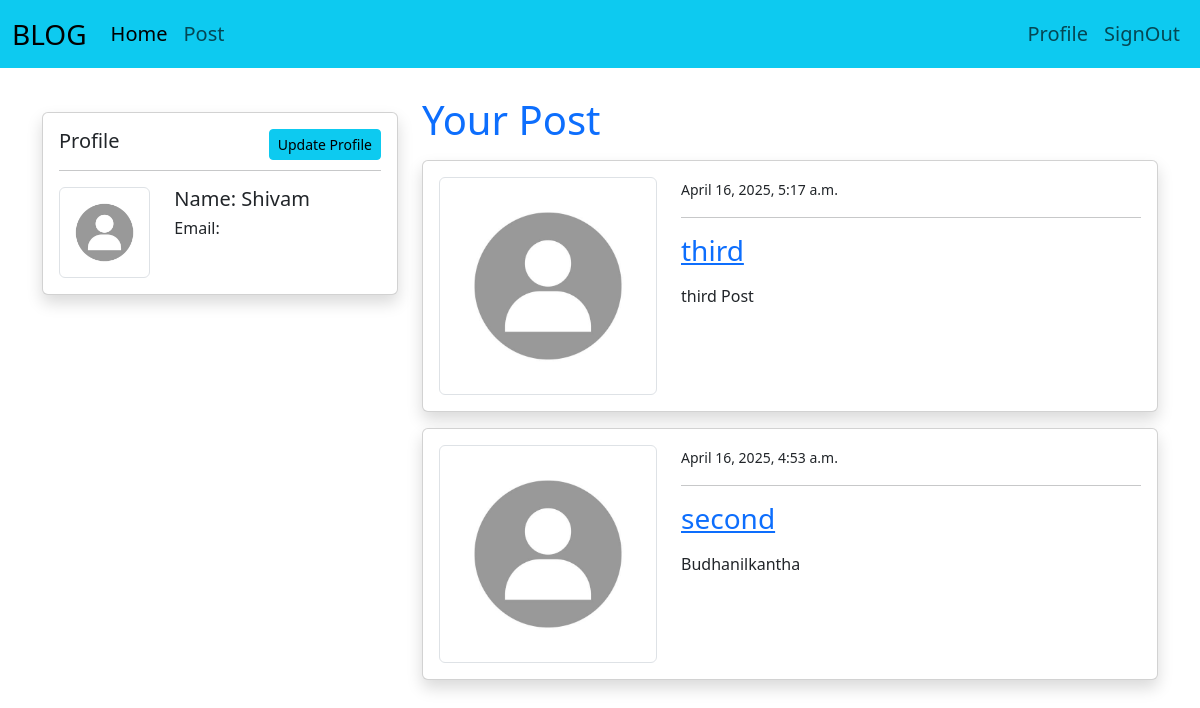
Page /profile/ (signed in) on the earlier database version.
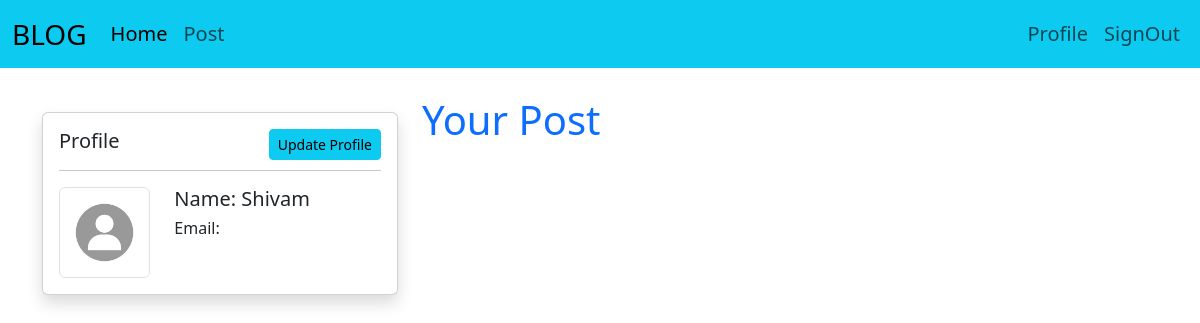
Same page on the later database version.
### blog/models.py (models this page shows, shortened)
class postModel(models.Model):
    title = models.CharField(max_length=50)
    content = models.TextField()
    category = models.ForeignKey(CategoryModel, on_delete=models.SET_NULL, null=True)
    author = models.ForeignKey(User, on_delete=models.CASCADE, null=True, blank=True)
    date = models.DateTimeField(auto_now_add=True)
    class Meta:
        ordering = ('-date',)

### blog/views.py (the view)
# urls.py: path('profile/', profile, name='profile'),
@login_required
def profile(request):
    profile, created = profileModel.objects.get_or_create(author=request.user)
    if request.method == 'POST':
        u_form = userUpdateForm(request.POST, instance=request.user)
        p_form = ProfileUpdateForm(request.POST, request.FILES, instance=profile)
        if u_form.is_valid() and p_form.is_valid():
            u_form.save()
            p_form.save()
            return redirect('profile')
    else:
        u_form = userUpdateForm(instance=request.user)
        p_form = ProfileUpdateForm(instance=profile)
    user_posts = postModel.objects.filter(author=request.user)
    context = {
        'post': user_posts,
        'profile': profile,
        'u_form': u_form,
        'p_form': p_form,
    }
    return render(request, 'main_cont/profile.html', context)

### templates/main_cont/profile.html (shortened to what this page needs)
{% extends "main/head.html" %}
{% block body_part %}
      <div class="container">
        <div class="row mt-5 pt-5 container_part">
          <div class="col-md-4 container_form">
            <div class="card my-3 shadow">
                <div class="card-body">
                    <span class="h5">Profile </span>
                    <span>
                        <button type="button" class="btn btn-info float-end btn-sm" data-bs-toggle="modal" data-bs-target="#exampleModal">
                            Update Profile
                        </button>
                    </span>
                    <hr>
                    <div class="row">
                        <div class="col-md-4">
                            <img class="img-thumbnail" src="{{user.profilemodel.image.url}}" alt="profile-img">
                        </div>
                        <div class="col-md-8">
                             <h5>Name: {{ user.username }}</h5>
                            <h6>Email: {{ user.email }} </h6>
                        </div>
                    </div>
                </div>
            </div>
          </div>
          <div class="col-md-8 container_post">
            <h1 class="text-primary"> Your Post </h1>
            {% for i in post %}
            <div class="card shadow my-3">
              <div class="card-body">
                <div class="row">
                  <div class="col-md-4">
                    <img class="img-thumbnail" src="{{ user.profilemodel.image.url }}" alt="profile-img">
                  </div>
                  <div class="col-md-8">
                    <small> {{ i.date }} </small>
                    <hr>
                    <a class="h3 text-primary" href="{% url "postdetail" i.id %}">{{ i.title }}</a>
                    <p class="text-justify my-3">{{ i.content }} </p>
                  </div>
                </div>
              </div>
            </div>
            {% endfor %}
          </div>
        </div>
                          {% load crispy_forms_tags %}
      </div>
      {% endblock body_part %}

### templates/main/head.html (shortened to what this page needs)
{% load static %}
<!doctype html>
<html lang="en">
  <head>
     <link rel="stylesheet" href="/static/css/style_index.css">
     <link rel="stylesheet" href="{% static 'css/style_search_results.css' %}">
    <link href="https://cdn.jsdelivr.net/npm/bootstrap@5.3.5/dist/css/bootstrap.min.css" rel="stylesheet">
  </head>
  <body>
    <nav class="navbar navbar-expand-lg bg-info fixed-top">
        <div class="container-fluid">
          <div class="collapse navbar-collapse" id="navbarTogglerDemo01">
            <a class="navbar-brand fs-3" href="{% url "index" %}">BLOG</a>
            <ul class="navbar-nav me-auto mb-2 mb-lg-0 fs-5">
              <li class="nav-item">
                <a class="nav-link active" aria-current="page" href="{% url "index" %}">Home</a>
              </li>
              <li class="nav-item">
                <a class="nav-link" href="{% url "search_posts" %}">Post</a>
              </li>
            </ul>
            <ul class="navbar-nav ">
              <li class="nav-item">
                  <a class="nav-link fs-5" href="{% url "profile" %}">Profile</a>
                </li>
              <li class="nav-item">
                  <a class="nav-link fs-5" href="{% url "signout" %}">SignOut</a>
                </li>
          </ul>
          </div>
        </div>
      </nav>
      {% block body_part %}
      {% endblock body_part %}
</body>
</html>

Differences in the rows shown:
removed postModel: date "April 16, 2025, 5:17 a.m.", title "third", content "third Post"
removed postModel: date "April 16, 2025, 4:53 a.m.", title "second", content "Budhanilkantha"
